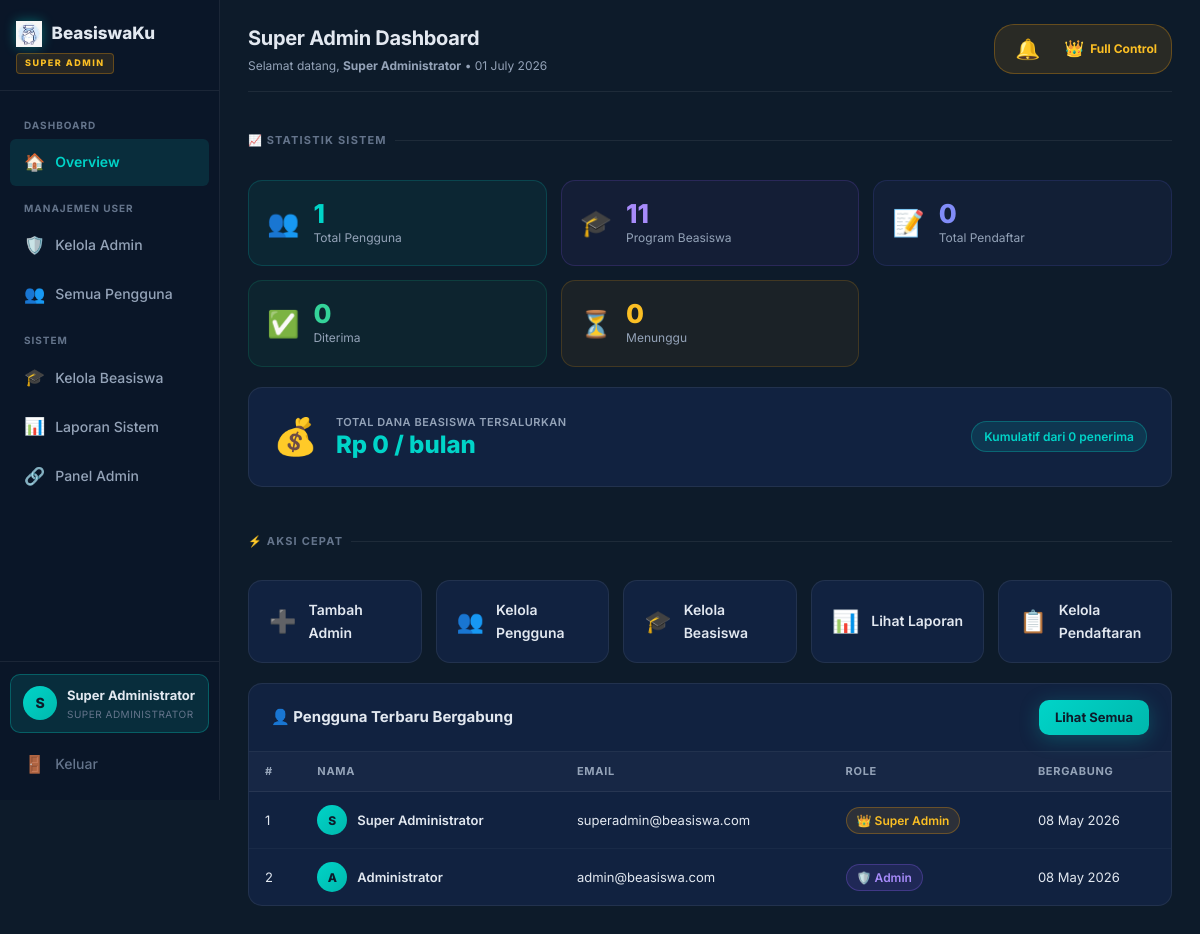
The app's page /superadmin/dashboard.php (signed in) with its own data.
### tables this page shows
CREATE TABLE IF NOT EXISTS users (
    id INT AUTO_INCREMENT PRIMARY KEY,
    nama VARCHAR(100) NOT NULL,
    email VARCHAR(100) NOT NULL UNIQUE,
    password VARCHAR(255) NOT NULL,
    role ENUM('super_admin', 'admin', 'mahasiswa') DEFAULT 'mahasiswa',
    created_at TIMESTAMP DEFAULT CURRENT_TIMESTAMP
);

### config/db.php (called while the page is built, shortened)
<?php
$conn = mysqli_connect(DB_HOST, DB_USER, DB_PASS, DB_NAME);
mysqli_set_charset($conn, 'utf8');
function query($sql) {
    global $conn;
    $result = mysqli_query($conn, $sql);
    return $result;
}
function fetchAll($sql) {
    $result = query($sql);
    $rows = [];
    if ($result) {
        while ($row = mysqli_fetch_assoc($result)) {
            $rows[] = $row;
        }
    }
    return $rows;
}
function fetchOne($sql) {
    $result = query($sql);
    if ($result) {
        return mysqli_fetch_assoc($result);
    }
    return null;
}
function formatRupiah($angka) {
    return 'Rp ' . number_format($angka, 0, ',', '.');
}
?>

### superadmin/dashboard.php (the view, shortened to what this page needs)
<?php
require_once __DIR__ . '/../config/db.php';
$totalUsers      = fetchOne("SELECT COUNT(*) as c FROM users WHERE role != 'super_admin'")['c'];
$totalBeasiswa   = fetchOne("SELECT COUNT(*) as c FROM beasiswa")['c'];
$totalPendaftar  = fetchOne("SELECT COUNT(*) as c FROM pendaftaran")['c'];
$totalDiterima   = fetchOne("SELECT COUNT(*) as c FROM pendaftaran WHERE status = 'diterima'")['c'];
$totalMenunggu   = fetchOne("SELECT COUNT(*) as c FROM pendaftaran WHERE status = 'menunggu'")['c'];
$danaTersalurkan = fetchOne("
    SELECT COALESCE(SUM(b.nominal), 0) as total
    FROM pendaftaran p
    JOIN beasiswa b ON p.beasiswa_id = b.id
    WHERE p.status = 'diterima'
")['total'];
$aktivitasTerbaru = fetchAll("
    SELECT u.nama, u.role, u.email, u.created_at as waktu, 'user_baru' as jenis
    FROM users u ORDER BY u.created_at DESC LIMIT 5
");
$superNama = $_SESSION['user_nama'];
?>
<!DOCTYPE html>
<html lang="id">
<head>
    <link rel="stylesheet" href="../assets/css/style.css">
    <link rel="stylesheet" href="../assets/css/dashboard.css">
    <link rel="stylesheet" href="../assets/css/admin.css">
    <link rel="stylesheet" href="../assets/css/superadmin.css">
    <link rel="stylesheet" href="../assets/css/notif.css">
</head>
<body class="dashboard-page superadmin-page">
    <aside class="sidebar superadmin-sidebar" id="sidebar">
        <div class="sidebar-brand">
            <a href="../index.php">
                <img src="../assets/img/logo.png" alt="Logo" class="brand-logo-img">
                <span>BeasiswaKu</span>
            </a>
            <span class="sa-badge">SUPER ADMIN</span>
        </div>
        <nav class="sidebar-nav">
            <div class="nav-group-label">Dashboard</div>
            <a href="dashboard.php" class="nav-item active">
                <span class="ni-icon">🏠</span><span>Overview</span>
            </a>
            <div class="nav-group-label">Manajemen User</div>
            <a href="kelola_admin.php" class="nav-item">
                <span class="ni-icon">🛡️</span><span>Kelola Admin</span>
            </a>
            <a href="kelola_users.php" class="nav-item">
                <span class="ni-icon">👥</span><span>Semua Pengguna</span>
            </a>
            <div class="nav-group-label">Sistem</div>
            <a href="kelola_beasiswa.php" class="nav-item">
                <span class="ni-icon">🎓</span><span>Kelola Beasiswa</span>
            </a>
            <a href="laporan.php" class="nav-item">
                <span class="ni-icon">📊</span><span>Laporan Sistem</span>
            </a>
            <a href="../admin/dashboard.php" class="nav-item">
                <span class="ni-icon">🔗</span><span>Panel Admin</span>
            </a>
        </nav>
        <div class="sidebar-footer">
            <div class="sa-user-info">
                <div class="sa-avatar"><?= strtoupper(substr($superNama, 0, 1)) ?></div>
                <div>
                    <div class="sa-name"><?= htmlspecialchars($superNama) ?></div>
                    <div class="sa-role">Super Administrator</div>
                </div>
            </div>
            <a href="../auth/logout.php" class="nav-item nav-logout">
                <span class="ni-icon">🚪</span><span>Keluar</span>
            </a>
        </div>
    </aside>
    <main class="main-content">
        <header class="dash-header sa-header">
            <div class="dash-header-info">
                <h2>Super Admin Dashboard</h2>
                <p>Selamat datang, <strong><?= htmlspecialchars($superNama) ?></strong> &bull; <?= date('d F Y') ?></p>
            </div>
            <div class="sa-header-badge">
                <div class="notif-wrapper" id="notifWrapper" style="margin-right:12px;">
                    <button class="notif-badge" id="notifBtn" onclick="toggleNotif()" title="Notifikasi">
                        <span>🔔</span>
                    </button>
                </div>
                <span class="crown-icon">👑</span>
                <span>Full Control</span>
            </div>
        </header>
        <div class="sa-section-title">📈 Statistik Sistem</div>
        <div class="stats-grid stats-5">
            <div class="stat-card stat-blue">
                <div class="sc-icon">👥</div>
                <div class="sc-info">
                    <span class="sc-num"><?= $totalUsers ?></span>
                    <span class="sc-label">Total Pengguna</span>
                </div>
            </div>
            <div class="stat-card stat-purple">
                <div class="sc-icon">🎓</div>
                <div class="sc-info">
                    <span class="sc-num"><?= $totalBeasiswa ?></span>
                    <span class="sc-label">Program Beasiswa</span>
                </div>
            </div>
            <div class="stat-card stat-indigo">
                <div class="sc-icon">📝</div>
                <div class="sc-info">
                    <span class="sc-num"><?= $totalPendaftar ?></span>
                    <span class="sc-label">Total Pendaftar</span>
                </div>
            </div>
            <div class="stat-card stat-green">
                <div class="sc-icon">✅</div>
                <div class="sc-info">
                    <span class="sc-num"><?= $totalDiterima ?></span>
                    <span class="sc-label">Diterima</span>
                </div>
            </div>
            <div class="stat-card stat-yellow">
                <div class="sc-icon">⏳</div>
                <div class="sc-info">
                    <span class="sc-num"><?= $totalMenunggu ?></span>
                    <span class="sc-label">Menunggu</span>
                </div>
            </div>
        </div>
        <div class="sa-dana-card">
            <div class="sa-dana-icon">💰</div>
            <div>
                <div class="sa-dana-label">Total Dana Beasiswa Tersalurkan</div>
                <div class="sa-dana-amount"><?= formatRupiah($danaTersalurkan) ?> / bulan</div>
            </div>
            <div class="sa-dana-badge">Kumulatif dari <?= $totalDiterima ?> penerima</div>
        </div>
        <div class="sa-section-title">⚡ Aksi Cepat</div>
        <div class="quick-actions sa-quick-actions">
            <a href="kelola_admin.php?action=tambah" class="qa-card sa-qa">
                <span class="qa-icon">➕</span>
                <span>Tambah Admin</span>
            </a>
            <a href="kelola_users.php" class="qa-card sa-qa">
                <span class="qa-icon">👥</span>
                <span>Kelola Pengguna</span>
            </a>
            <a href="kelola_beasiswa.php" class="qa-card sa-qa">
                <span class="qa-icon">🎓</span>
                <span>Kelola Beasiswa</span>
            </a>
            <a href="laporan.php" class="qa-card sa-qa">
                <span class="qa-icon">📊</span>
                <span>Lihat Laporan</span>
            </a>
            <a href="../admin/kelola_pendaftaran.php" class="qa-card sa-qa">
                <span class="qa-icon">📋</span>
                <span>Kelola Pendaftaran</span>
            </a>
        </div>
        <div class="dash-section">
            <div class="ds-header">
                <h3>👤 Pengguna Terbaru Bergabung</h3>
                <a href="kelola_users.php" class="btn-sm-primary">Lihat Semua</a>
            </div>
            <?php if (empty($aktivitasTerbaru)): ?>
            <div class="empty-dash"><div class="ed-icon">👥</div><p>Belum ada aktivitas.</p></div>
            <?php else: ?>
            <div class="table-wrapper">
                <table class="dash-table">
                    <thead>
                        <tr>
                            <th>#</th>
                            <th>Nama</th>
                            <th>Email</th>
                            <th>Role</th>
                            <th>Bergabung</th>
                        </tr>
                    </thead>
                    <tbody>
                        <?php foreach ($aktivitasTerbaru as $i => $u): ?>
                        <tr>
                            <td><?= $i + 1 ?></td>
                            <td>
                                <div style="display:flex;align-items:center;gap:10px">
                                    <div class="mini-avatar"><?= strtoupper(substr($u['nama'], 0, 1)) ?></div>
                                    <strong><?= htmlspecialchars($u['nama']) ?></strong>
                                </div>
                            </td>
                            <td><?= htmlspecialchars($u['email']) ?></td>
                            <td>
                                <?php
                                $roleMap = [
                                    'super_admin' => ['👑 Super Admin', 'sa-role-badge sa'],
                                    'admin'        => ['🛡️ Admin', 'sa-role-badge admin'],
                                    'mahasiswa'    => ['🎓 Mahasiswa', 'sa-role-badge mhs'],
                                ];
                                [$label, $cls] = $roleMap[$u['role']] ?? [$u['role'], 'sa-role-badge'];
                                echo "<span class=\"$cls\">$label</span>";
                                ?>
                            </td>
                            <td><?= date('d M Y', strtotime($u['waktu'])) ?></td>
                        </tr>
                        <?php endforeach; ?>
                    </tbody>
                </table>
            </div>
            <?php endif; ?>
        </div>
    </main>
</body>
</html>

### assets/css/style.css (style rules this page uses)
*, *::before, *::after { box-sizing: border-box; margin: 0; padding: 0; }
:root { --primary: #00d4c8; --primary-dark: #00b8ad; --primary-light: #33ddd2; --primary-glow: rgba(0, 212, 200, 0.25); --primary-dim: rgba(0, 212, 200, 0.12); --primary-border: rgba(0, 212, 200, 0.3); --success: #10b981; --success-dim: rgba(16,185,129,0.12); --success-border: rgba(16,185,129,0.3); --danger: #ef4444; --danger-dim: rgba(239,68,68,0.12); --danger-border: rgba(239,68,68,0.3); --warning: #f59e0b; --warning-dim: rgba(245,158,11,0.12); --warning-border: rgba(245,158,11,0.3); --bg: #0d1b2a; --bg-sidebar: #0a1628; --bg-card: #112240; --bg-card2: #0e1f3d; --bg-elevated: #162d4a; --bg-input: rgba(255,255,255,0.06); --border: rgba(255,255,255,0.07); --border-light: rgba(255,255,255,0.12); --text: #e2e8f0; --text-muted: #94a3b8; --text-dim: #64748b; --grad-primary: linear-gradient(135deg, #00d4c8, #00b8ad); --grad-teal: linear-gradient(135deg, #00d4c8 0%, #0ea5e9 100%); --grad-sidebar: linear-gradient(180deg, #0a1628 0%, #0d1b2a 100%); --shadow-sm: 0 2px 8px rgba(0,0,0,0.4); --shadow-md: 0 4px 20px rgba(0,0,0,0.5); --shadow-lg: 0 8px 40px rgba(0,0,0,0.6); --shadow-teal: 0 4px 20px rgba(0,212,200,0.25); --radius-sm: 6px; --radius: 10px; --radius-lg: 14px; --radius-xl: 20px; --transition: all 0.25s cubic-bezier(0.4, 0, 0.2, 1); --transition-fast: all 0.15s ease; --sidebar-width: 220px; }
html { scroll-behavior: smooth; }
body { font-family: 'Inter', -apple-system, BlinkMacSystemFont, sans-serif; background: var(--bg); color: var(--text); line-height: 1.6; font-size: 14px; -webkit-font-smoothing: antialiased; }
.btn-sm-primary { display: inline-flex; align-items: center; gap: 6px; padding: 7px 16px; border-radius: var(--radius); font-size: 13px; font-weight: 700; text-decoration: none; cursor: pointer; border: none; background: var(--grad-primary); color: #0d1b2a; transition: var(--transition); box-shadow: var(--shadow-teal); }
.brand-logo-img { height: 28px; width: auto; object-fit: contain; filter: drop-shadow(0 0 8px rgba(0, 212, 200, 0.4)); vertical-align: middle; }

### assets/css/notif.css (style rules this page uses)
.notif-wrapper { position: relative; }
.notif-badge { background: transparent; border: none; color: var(--text); position: relative; cursor: pointer; font-size: 20px; padding: 6px; border-radius: 50%; transition: background 0.2s; outline: none; }

### records on screen
users: nama "S", nama "Super Administrator", email "superadmin@beasiswa.com", label "👑 Super Admin", created_at "08 May 2026"
users: nama "A", nama "Administrator", email "admin@beasiswa.com", label "🛡️ Admin", created_at "08 May 2026"

### other values on screen
substr($superNama, 0, 1) "S"
$superNama "Super Administrator"
$totalUsers "1"
$totalBeasiswa "11"
$totalPendaftar "0"
$totalDiterima "0"
$totalMenunggu "0"
formatRupiah($danaTersalurkan) "Rp 0"
